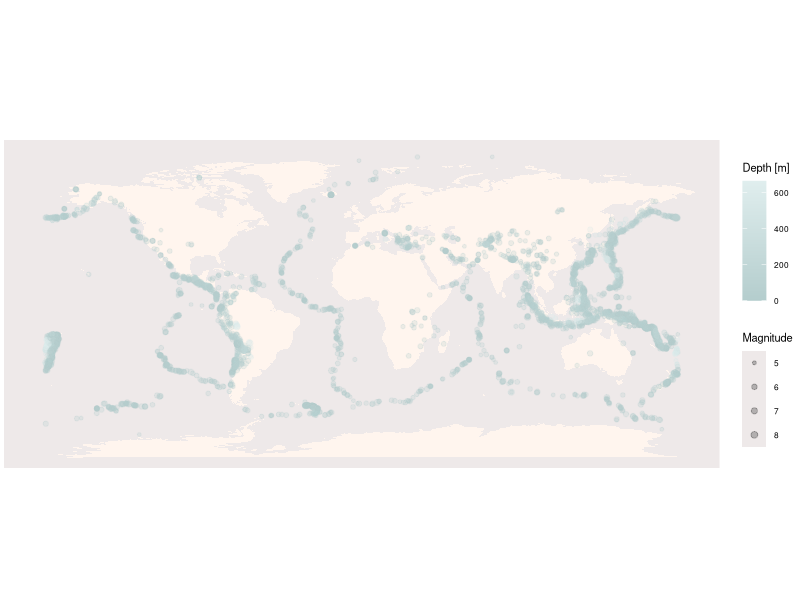

This chart was generated by the following R code:
#-------------------------- BANNER R-LAB#2


# https://earthquake.usgs.gov/earthquakes/search/
# http://www.exegetic.biz/blog/2014/04/earthquake-magnitude-depth-chart/


# Install pkg
install.packages("maps")
install.packages("colourpicker")
install.packages("showtext")

# Load
require(ggplot2)
require(maps)
require(grid)


# Data loading
catalog <- read.csv("earthquakes_2013_2017.csv", stringsAsFactors = FALSE)

# Data cleaning
catalog <- within(catalog, {
       time <- sub("T", " ", time)
       time <- sub("Z", "", time)
       time <- strptime(time, format = "%Y-%m-%d %H:%M:%S")
       date <- as.Date(time)
       year <- as.integer(strftime(time, format = "%Y"))
     })
catalog <- catalog[, c(12, 16, 17, 1, 2:5, 14)]


world.map <- map_data("world")


# Vintage
ggplot() +
  geom_polygon(data = world.map, aes(x = long, y = lat, group = group),
               fill = "#FFF5EE") +
  geom_point(data = catalog, alpha = 0.25,
             aes(x = longitude, y = latitude, size = mag, colour = depth)) +
  labs(x = NULL, y = NULL) +
  scale_colour_gradient("Depth [m]", low = "#B4CDCD", high = "#E0EEEE") +
  scale_size("Magnitude", range = c(1,2)) +
  coord_fixed(ylim = c(-82.5, 87.5), xlim = c(-185, 185)) +
  theme_classic() +
  theme(axis.line = element_blank(), axis.text = element_blank(),
        axis.ticks = element_blank(),
        plot.margin=unit(c(3, 0, 0, 0),"mm"),
        legend.text = element_text(size = 6),
        legend.title = element_text(size = 8, face = "plain"),
        panel.background = element_rect(fill="#EEE9E9"))


